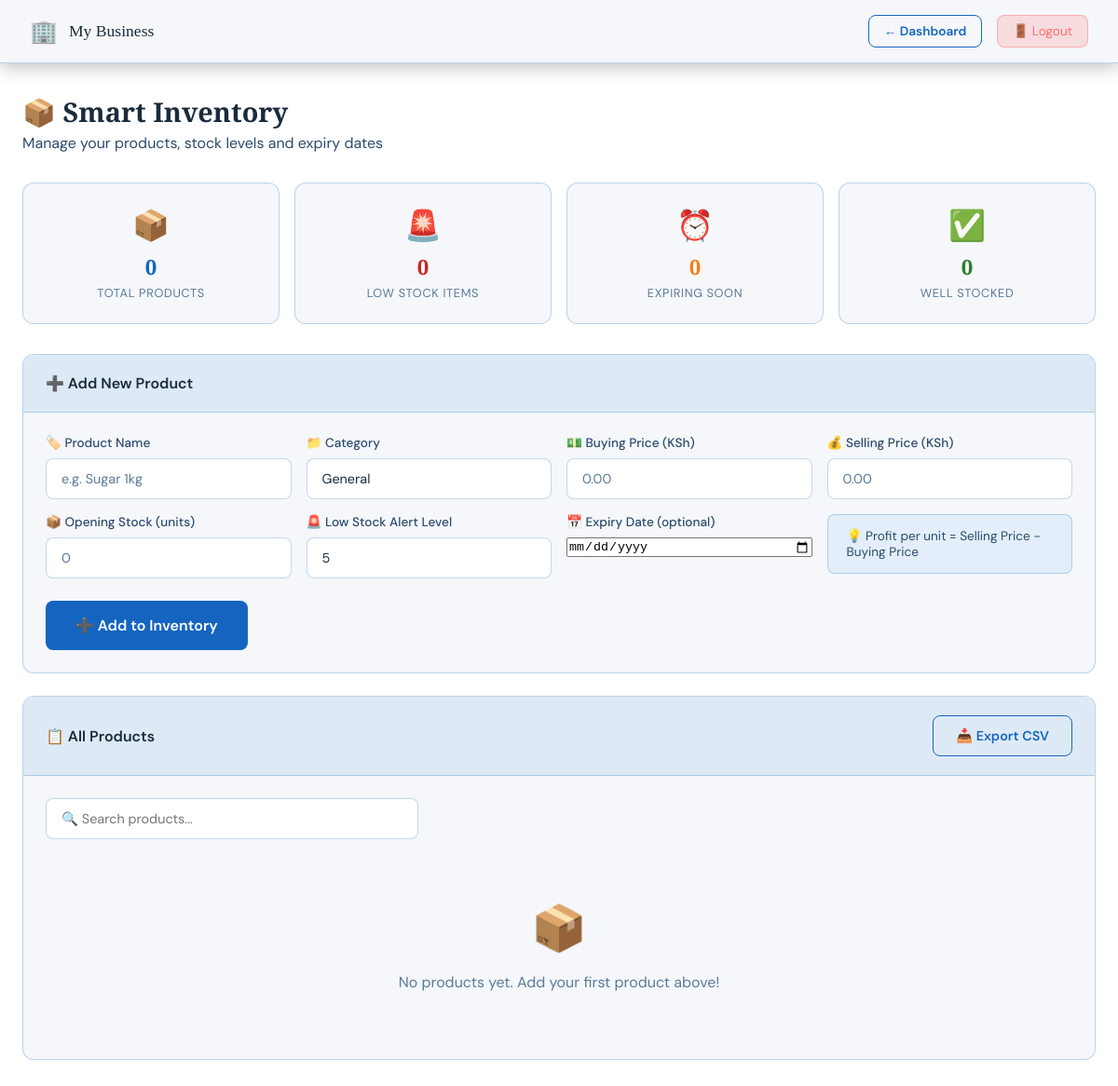
Before: /inventory (signed in) with the older database file.
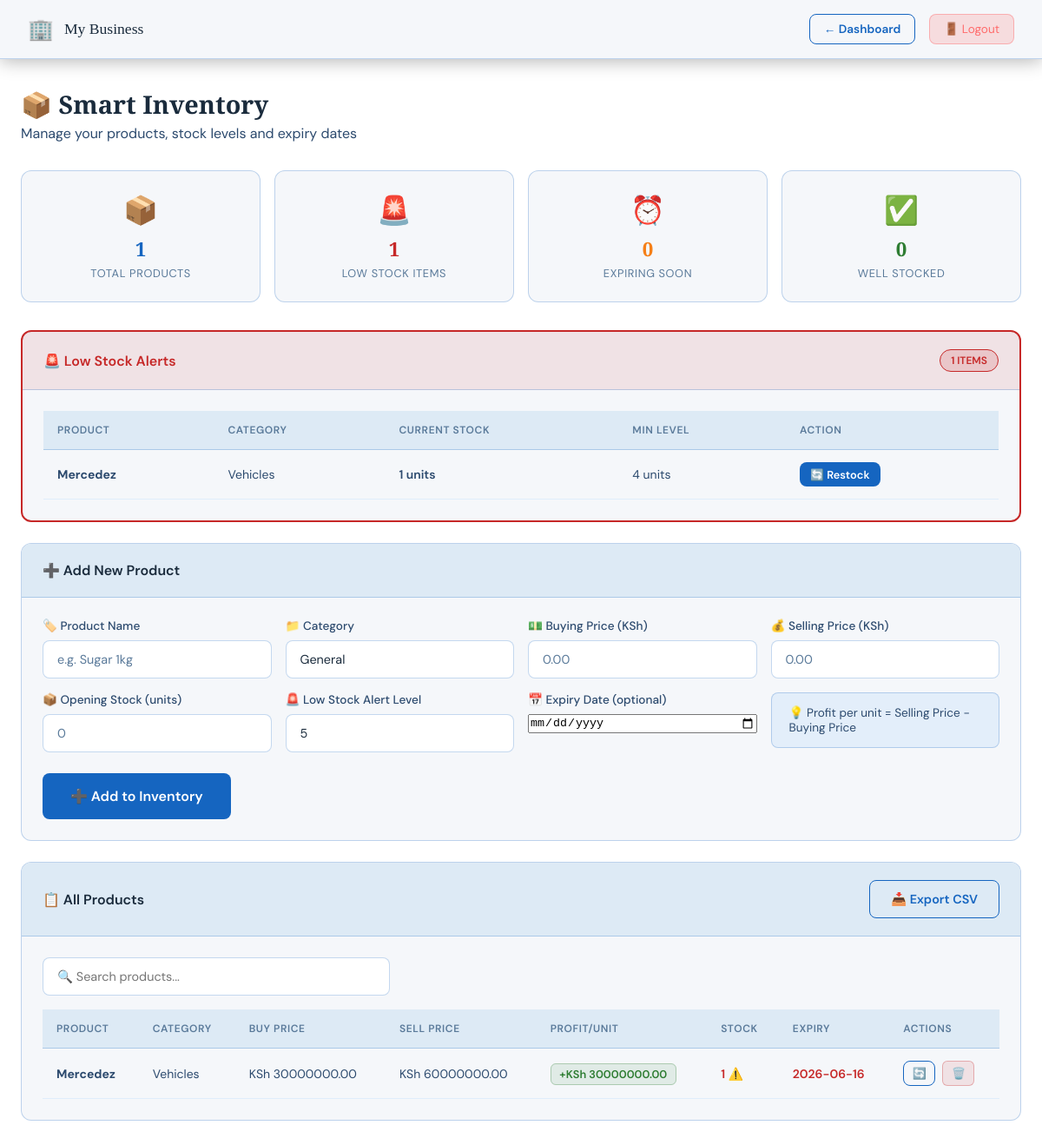
After: the same page with the newer database file.
### tables this page shows
CREATE TABLE settings (
        id INTEGER PRIMARY KEY AUTOINCREMENT,
        business_name TEXT DEFAULT 'My Business',
        business_location TEXT DEFAULT '',
        business_currency TEXT DEFAULT 'KSh',
        business_color TEXT DEFAULT '#1565C0',
        owner_phone TEXT DEFAULT '',
        owner_email TEXT DEFAULT '',
        at_username TEXT DEFAULT '',
        at_api_key TEXT DEFAULT '',
        gmail_address TEXT DEFAULT '',
        gmail_app_password TEXT DEFAULT '',
        sms_enabled INTEGER DEFAULT 0,
        email_enabled INTEGER DEFAULT 0,
        low_stock_threshold INTEGER DEFAULT 5
    );

CREATE TABLE inventory (
        id INTEGER PRIMARY KEY AUTOINCREMENT,
        product_name TEXT UNIQUE NOT NULL,
        category TEXT DEFAULT 'General',
        buying_price REAL NOT NULL DEFAULT 0,
        selling_price REAL NOT NULL DEFAULT 0,
        stock_quantity INTEGER NOT NULL DEFAULT 0,
        low_stock_level INTEGER NOT NULL DEFAULT 5,
        expiry_date TEXT DEFAULT NULL,
        date_added TEXT NOT NULL
    );

### app.py (the view)
@app.route('/inventory')
def inventory():
    if not session.get('logged_in') or session.get('role') != 'owner':
        return redirect(url_for('login'))
    conn = get_db()
    inventory = conn.execute("SELECT * FROM inventory ORDER BY product_name ASC").fetchall()
    conn.close()
    settings = get_settings()
    low_stock = get_low_stock_products()
    expiring = get_expiring_soon()
    return render_template('inventory.html',
                           inventory=[dict(i) for i in inventory],
                           low_stock=low_stock,
                           expiring=expiring,
                           settings=settings)

### app.py (called while the page is built)
def get_db():
    conn = sqlite3.connect('sales.db')
    conn.row_factory = sqlite3.Row
    return conn

def get_settings():
    conn = get_db()
    row = conn.execute("SELECT * FROM settings LIMIT 1").fetchone()
    conn.close()
    return dict(row) if row else {}

def get_low_stock_products():
    conn = get_db()
    products = conn.execute("""SELECT * FROM inventory
        WHERE stock_quantity <= low_stock_level
        ORDER BY stock_quantity ASC""").fetchall()
    conn.close()
    return [dict(p) for p in products]

def get_expiring_soon():
    conn = get_db()
    today = date.today().isoformat()
    products = conn.execute("""SELECT * FROM inventory
        WHERE expiry_date IS NOT NULL
        AND expiry_date != ''
        AND expiry_date <= date('now', '+7 days')
        AND expiry_date >= ?
        ORDER BY expiry_date ASC""", (today,)).fetchall()
    conn.close()
    return [dict(p) for p in products]

### templates/inventory.html (shortened to what this page needs)
<!DOCTYPE html>
<html lang="en">
<head>
    <link rel="stylesheet" href="{{ url_for('static', filename='style.css') }}">
</head>
<body class="dashboard-page">
    <nav class="navbar">
        <div class="nav-brand">
            <span class="nav-icon">🏢</span>
            <span>{{ settings.business_name }}</span>
        </div>
        <div class="nav-right">
            <a href="/owner" class="btn-secondary" style="padding:0.5rem 1rem; font-size:0.85rem;">← Dashboard</a>
            <a href="/logout" class="btn-logout">🚪 Logout</a>
        </div>
    </nav>
    <div class="main-content">
        <div class="page-title">
            <h2>📦 Smart Inventory</h2>
            <p>Manage your products, stock levels and expiry dates</p>
        </div>
        <div class="metrics-grid">
            <div class="metric-card">
                <div class="metric-icon">📦</div>
                <div class="metric-value">{{ inventory|length }}</div>
                <div class="metric-label">Total Products</div>
            </div>
            <div class="metric-card">
                <div class="metric-icon">🚨</div>
                <div class="metric-value" style="color:#C62828;">{{ low_stock|length }}</div>
                <div class="metric-label">Low Stock Items</div>
            </div>
            <div class="metric-card">
                <div class="metric-icon">⏰</div>
                <div class="metric-value" style="color:#F57F17;">{{ expiring|length }}</div>
                <div class="metric-label">Expiring Soon</div>
            </div>
            <div class="metric-card">
                <div class="metric-icon">✅</div>
                <div class="metric-value" style="color:#2E7D32;">
                    {{ inventory|selectattr('stock_quantity','gt',5)|list|length }}
                </div>
                <div class="metric-label">Well Stocked</div>
            </div>
        </div>
        {% if low_stock %}
        <div class="card" style="border: 2px solid #C62828;">
            <div class="card-header" style="background: rgba(198,40,40,0.1);">
                <h3 style="color:#C62828;">🚨 Low Stock Alerts</h3>
                <span class="badge" style="background:rgba(198,40,40,0.15); color:#C62828; border:1px solid #C62828;">
                    {{ low_stock|length }} items
                </span>
            </div>
            <div class="card-body">
                <div class="table-wrapper">
                    <table class="data-table">
                        <thead>
                            <tr>
                                <th>Product</th>
                                <th>Category</th>
                                <th>Current Stock</th>
                                <th>Min Level</th>
                                <th>Action</th>
                            </tr>
                        </thead>
                        <tbody>
                            {% for p in low_stock %}
                            <tr>
                                <td><strong>{{ p.product_name }}</strong></td>
                                <td>{{ p.category }}</td>
                                <td class="stock-low">{{ p.stock_quantity }} units</td>
                                <td>{{ p.low_stock_level }} units</td>
                                <td>
                                    <button class="btn-primary" style="padding:0.35rem 0.75rem; font-size:0.8rem;"
                                            onclick="openRestock({{ p.id }}, '{{ p.product_name }}', {{ p.stock_quantity }})">
                                        🔄 Restock
                                    </button>
                                </td>
                            </tr>
                            {% endfor %}
                        </tbody>
                    </table>
                </div>
            </div>
        </div>
        {% endif %}
        <div class="card">
            <div class="card-header"><h3>➕ Add New Product</h3></div>
            <div class="card-body">
                <div class="form-grid">
                    <div class="form-group">
                        <label>🏷️ Product Name</label>
                        <input type="text" id="product_name" placeholder="e.g. Sugar 1kg">
                    </div>
                    <div class="form-group">
                        <label>📁 Category</label>
                        <input type="text" id="category" placeholder="e.g. Groceries" value="General">
                    </div>
                    <div class="form-group">
                        <label>💵 Buying Price ({{ settings.business_currency }})</label>
                        <input type="number" id="buying_price" min="0" step="0.01" placeholder="0.00">
                    </div>
                    <div class="form-group">
                        <label>💰 Selling Price ({{ settings.business_currency }})</label>
                        <input type="number" id="selling_price" min="0" step="0.01" placeholder="0.00">
                    </div>
                    <div class="form-group">
                        <label>📦 Opening Stock (units)</label>
                        <input type="number" id="stock_quantity" min="0" placeholder="0">
                    </div>
                    <div class="form-group">
                        <label>🚨 Low Stock Alert Level</label>
                        <input type="number" id="low_stock_level" min="1" placeholder="5" value="5">
                    </div>
                    <div class="form-group">
                        <label>📅 Expiry Date (optional)</label>
                        <input type="date" id="expiry_date">
                    </div>
                    <div class="form-group" style="display:flex; align-items:flex-end;">
                        <div class="info-box" style="margin:0; width:100%;">
                            💡 Profit per unit = Selling Price - Buying Price
                        </div>
                    </div>
                </div>
                <button class="btn-primary btn-large" onclick="addProduct()">
                    ➕ Add to Inventory
                </button>
            </div>
        </div>
        <div class="card">
            <div class="card-header">
                <h3>📋 All Products</h3>
                <div style="display:flex; gap:0.75rem;">
                    <a href="/export_inventory_csv" class="btn-secondary">📥 Export CSV</a>
                </div>
            </div>
            <div class="card-body">
                <div class="filter-row">
                    <input type="text" id="searchInv" placeholder="🔍 Search products..."
                           oninput="filterInventory()">
                </div>
                {% if inventory %}
                <div class="table-wrapper">
                    <table class="data-table" id="invTable">
                        <thead>
                            <tr>
                                <th>Product</th>
                                <th>Category</th>
                                <th>Buy Price</th>
                                <th>Sell Price</th>
                                <th>Profit/Unit</th>
                                <th>Stock</th>
                                <th>Expiry</th>
                                <th>Actions</th>
                            </tr>
                        </thead>
                        <tbody>
                            {% for p in inventory %}
                            <tr>
                                <td><strong>{{ p.product_name }}</strong></td>
                                <td>{{ p.category }}</td>
                                <td>{{ settings.business_currency }} {{ "%.2f"|format(p.buying_price) }}</td>
                                <td>{{ settings.business_currency }} {{ "%.2f"|format(p.selling_price) }}</td>
                                <td>
                                    <span class="profit-badge">
                                        +{{ settings.business_currency }} {{ "%.2f"|format(p.selling_price - p.buying_price) }}
                                    </span>
                                </td>
                                <td>
                                    {% if p.stock_quantity <= p.low_stock_level %}
                                    <span class="stock-low">{{ p.stock_quantity }} ⚠️</span>
                                    {% elif p.stock_quantity <= p.low_stock_level * 2 %}
                                    <span class="stock-medium">{{ p.stock_quantity }}</span>
                                    {% else %}
                                    <span class="stock-ok">{{ p.stock_quantity }}</span>
                                    {% endif %}
                                </td>
                                <td>
                                    {% if p.expiry_date %}
                                    <span class="expiry-warning">{{ p.expiry_date }}</span>
                                    {% else %}
                                    <span style="color:#5A7A9A;">—</span>
                                    {% endif %}
                                </td>
                                <td style="display:flex; gap:0.5rem;">
                                    <button class="btn-secondary" style="padding:0.3rem 0.6rem; font-size:0.8rem;"
                                            onclick="openRestock({{ p.id }}, '{{ p.product_name }}', {{ p.stock_quantity }})">
                                        🔄
                                    </button>
                                    <button onclick="deleteProduct({{ p.id }}, '{{ p.product_name }}')"
                                            style="background:rgba(198,40,40,0.1); color:#C62828; border:1px solid rgba(198,40,40,0.3);
                                                   border-radius:6px; padding:0.3rem 0.6rem; cursor:pointer; font-size:0.8rem;">
                                        🗑️
                                    </button>
                                </td>
                            </tr>
                            {% endfor %}
                        </tbody>
                    </table>
                </div>
                {% else %}
                <div class="empty-state">
                    <div class="empty-icon">📦</div>
                    <p>No products yet. Add your first product above!</p>
                </div>
                {% endif %}
            </div>
        </div>
    </div>
</body>
</html>

Changed rows visible on the page:
added inventory: product_name "Mercedez", category "Vehicles", stock_quantity "1", low_stock_level "4", {{ settings.business_currency }} "KSh", buying_price "30000000.00", selling_price "60000000.00", p.selling_price-p.buying_price "30000000.00", expiry_date "2026-06-16"
Other visible differences:
{{ inventory|length }}: "0" → "1"
{{ low_stock|length }}: "0" → "1"
{{ low_stock|length }}: (not shown) → "1"
text no longer shown: "📦 No products yet. Add your first product above!"
text now shown: "🚨 Low Stock Alerts ITEMS PRODUCT CATEGORY CURRENT STOCK MIN LEVEL ACTION PRODUCT CATEGORY BUY PRICE SELL PRICE PROFIT/UNIT STOCK EXPIRY ACTIONS"
